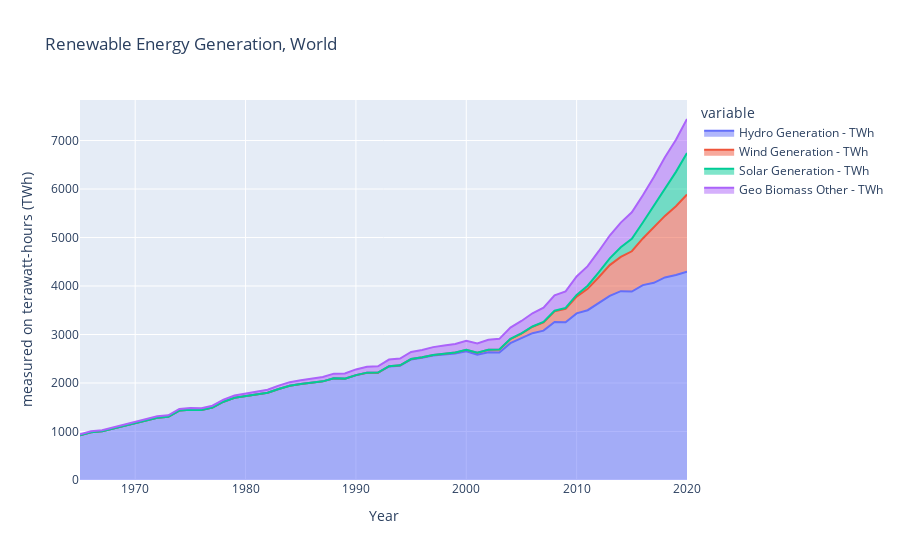

Here is the notebook cell this chart was saved with:
### Code cell
renewable_y = ['Hydro Generation - TWh', 'Wind Generation - TWh', 
               'Solar Generation - TWh', 'Geo Biomass Other - TWh']

fig = px.area(global_renewable, x="Year", y=renewable_y, title='Renewable Energy Generation, World',
             labels={'value':'measured on terawatt-hours (TWh)'})

fig.show()

### Figure 1 — Plotly figure (JSON) as saved in the notebook; plotly's stock layout.template omitted (floating-point values rounded to 4 significant figures)
{"data": [{"hovertemplate": "variable=Hydro Generation - TWh<br>Year=%{x}<br>measured on terawatt-hours (TWh)=%{y}<extra></extra>", "legendgroup": "Hydro Generation - TWh", "line": {"color": "#636efa"}, "mode": "lines", "name": "Hydro Generation - TWh", "orientation": "v", "showlegend": true, "stackgroup": "1", "type": "scatter", "x": [1965, 1966, 1967, 1968, 1969, 1970, 1971, 1972, 1973, 1974, 1975, 1976, 1977, 1978, 1979, 1980, 1981, 1982, 1983, 1984, 1985, 1986, 1987, 1988, 1989, 1990, 1991, 1992, 1993, 1994, 1995, 1996, 1997, 1998, 1999, 2000, 2001, 2002, 2003, 2004, 2005, 2006, 2007, 2008, 2009, 2010, 2011, 2012, 2013, 2014, 2015, 2016, 2017, 2018, 2019, 2020], "xaxis": "x", "y": [923.2, 983.8, 1006.0, 1059.0, 1122.0, 1175.0, 1227.0, 1285.0, 1303.0, 1431.0, 1449.0, 1443.0, 1492.0, 1614.0, 1695.0, 1732.0, 1769.0, 1801.0, 1878.0, 1941.0, 1980.0, 2007.0, 2034.0, 2099.0, 2088.0, 2159.0, 2209.0, 2209.0, 2341.0, 2357.0, 2486.0, 2520.0, 2566.0, 2587.0, 2606.0, 2652.0, 2584.0, 2632.0, 2628.0, 2821.0, 2916.0, 3028.0, 3079.0, 3257.0, 3252.0, 3436.0, 3501.0, 3650.0, 3796.0, 3894.0, 3885.0, 4019.0, 4067.0, 4177.0, 4228.0, 4297.0], "yaxis": "y"}, {"hovertemplate": "variable=Wind Generation - TWh<br>Year=%{x}<br>measured on terawatt-hours (TWh)=%{y}<extra></extra>", "legendgroup": "Wind Generation - TWh", "line": {"color": "#EF553B"}, "mode": "lines", "name": "Wind Generation - TWh", "orientation": "v", "showlegend": true, "stackgroup": "1", "type": "scatter", "x": [1965, 1966, 1967, 1968, 1969, 1970, 1971, 1972, 1973, 1974, 1975, 1976, 1977, 1978, 1979, 1980, 1981, 1982, 1983, 1984, 1985, 1986, 1987, 1988, 1989, 1990, 1991, 1992, 1993, 1994, 1995, 1996, 1997, 1998, 1999, 2000, 2001, 2002, 2003, 2004, 2005, 2006, 2007, 2008, 2009, 2010, 2011, 2012, 2013, 2014, 2015, 2016, 2017, 2018, 2019, 2020], "xaxis": "x", "y": [0, 0, 0, 0, 0, 0, 0, 0, 0, 0, 0, 0, 0, 0.003, 0.006, 0.0105, 0.0105, 0.0185, 0.03279, 0.04476, 0.06422, 0.1388, 0.1954, 0.3316, 2.65, 3.632, 4.087, 4.733, 5.698, 7.123, 8.262, 9.205, 12.02, 15.92, 21.22, 31.42, 38.39, 52.33, 62.91, 85.12, 104.1, 132.9, 170.7, 220.6, 276.0, 346.5, 440.4, 530.6, 635.5, 705.8, 831.4, 962.2, 1140.0, 1270.0, 1418.0, 1591.0], "yaxis": "y"}, {"hovertemplate": "variable=Solar Generation - TWh<br>Year=%{x}<br>measured on terawatt-hours (TWh)=%{y}<extra></extra>", "legendgroup": "Solar Generation - TWh", "line": {"color": "#00cc96"}, "mode": "lines", "name": "Solar Generation - TWh", "orientation": "v", "showlegend": true, "stackgroup": "1", "type": "scatter", "x": [1965, 1966, 1967, 1968, 1969, 1970, 1971, 1972, 1973, 1974, 1975, 1976, 1977, 1978, 1979, 1980, 1981, 1982, 1983, 1984, 1985, 1986, 1987, 1988, 1989, 1990, 1991, 1992, 1993, 1994, 1995, 1996, 1997, 1998, 1999, 2000, 2001, 2002, 2003, 2004, 2005, 2006, 2007, 2008, 2009, 2010, 2011, 2012, 2013, 2014, 2015, 2016, 2017, 2018, 2019, 2020], "xaxis": "x", "y": [0, 0, 0, 0, 0, 0, 0, 0, 0, 0, 0, 0, 0, 0, 0, 0, 0, 0, 0.003, 0.006311, 0.01175, 0.01518, 0.0106, 0.0102, 0.2622, 0.3883, 0.5052, 0.4686, 0.5567, 0.6, 0.6408, 0.7052, 0.7566, 0.8318, 0.9162, 1.119, 1.399, 1.762, 2.256, 2.973, 4.163, 5.719, 7.759, 12.61, 20.94, 33.67, 65.18, 101.2, 138.9, 197.8, 256.4, 328.4, 446.1, 577.0, 707.9, 855.7], "yaxis": "y"}, {"hovertemplate": "variable=Geo Biomass Other - TWh<br>Year=%{x}<br>measured on terawatt-hours (TWh)=%{y}<extra></extra>", "legendgroup": "Geo Biomass Other - TWh", "line": {"color": "#ab63fa"}, "mode": "lines", "name": "Geo Biomass Other - TWh", "orientation": "v", "showlegend": true, "stackgroup": "1", "type": "scatter", "x": [1965, 1966, 1967, 1968, 1969, 1970, 1971, 1972, 1973, 1974, 1975, 1976, 1977, 1978, 1979, 1980, 1981, 1982, 1983, 1984, 1985, 1986, 1987, 1988, 1989, 1990, 1991, 1992, 1993, 1994, 1995, 1996, 1997, 1998, 1999, 2000, 2001, 2002, 2003, 2004, 2005, 2006, 2007, 2008, 2009, 2010, 2011, 2012, 2013, 2014, 2015, 2016, 2017, 2018, 2019, 2020], "xaxis": "x", "y": [17.99, 19.81, 19.99, 22.12, 23.26, 25.69, 27.88, 29.88, 32.08, 33.96, 34.48, 38.46, 40.56, 42.97, 46.17, 49.39, 53.15, 61.37, 68.02, 76.01, 77.79, 85.58, 91.64, 94.28, 104.3, 117.0, 122.0, 131.0, 135.3, 140.4, 146.4, 150.6, 161.3, 168.8, 177.4, 186.0, 191.8, 206.3, 217.9, 235.2, 254.5, 271.6, 294.7, 315.3, 338.8, 381.0, 402.6, 436.2, 471.1, 510.5, 546.6, 560.7, 593.8, 632.2, 663.1, 700.1], "yaxis": "y"}], "layout": {"legend": {"title": {"text": "variable"}, "tracegroupgap": 0}, "title": {"text": "Renewable Energy Generation, World"}, "xaxis": {"anchor": "y", "domain": [0, 1], "title": {"text": "Year"}}, "yaxis": {"anchor": "x", "domain": [0, 1], "title": {"text": "measured on terawatt-hours (TWh)"}}}}
